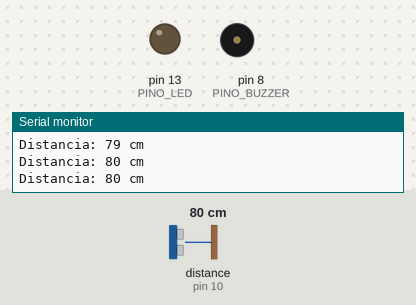
The sketch below on a simulated Arduino Uno, built with avr-gcc and run on an emulated ATmega328P. Shown: output pins drawn as LEDs (lit = HIGH), buzzer (waves = sounding), the last lines printed to the serial monitor. Wiring (inferred from the names in the program): ultrasonic range finder: trigger pin 9; echo pin 10. The test bench sets the inputs (shaded band); at power-on: distance to the obstacle (sensor on pin 10) 80 cm. The echo pulse lasts 58.3 µs per cm; pins used as bus, display or sensor lines are not drawn.

Above: at 1.2 s.
1.3 s: distance to the obstacle (sensor on pin 10) set to 23 cm
At 1.9 s:
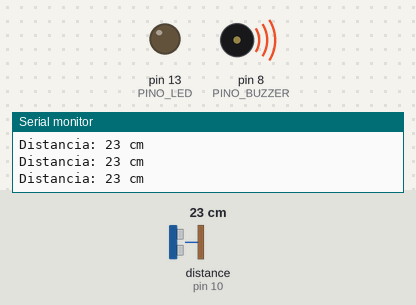
4.3 s: distance to the obstacle (sensor on pin 10) set to 19 cm
At 5.1 s:
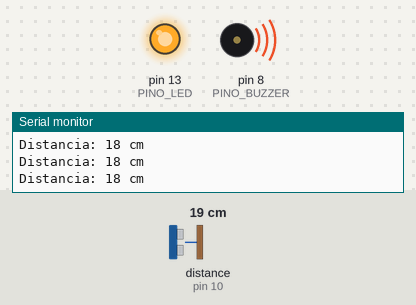
5.9 s: distance to the obstacle (sensor on pin 10) set to 120 cm
At 6.3 s:
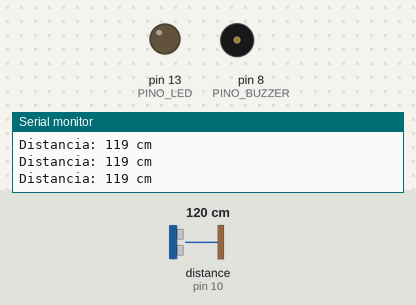
7.4 s: distance to the obstacle (sensor on pin 10) set to 104 cm
8.9 s: distance to the obstacle (sensor on pin 10) set to 96 cm
At 9.26 s:
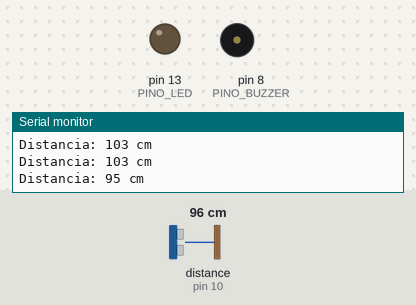
Timing chart, 0 to 12.9 s (numbered marks = the images above; inputs shaded):
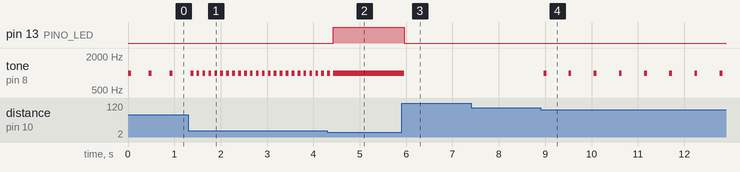

Measured:
- the behaviour switches between 21 and 20 cm on distance to the obstacle (sensor on pin 10) (found by bisection; images 1 and 2)
- the behaviour switches between 102 and 101 cm on distance to the obstacle (sensor on pin 10) (found by bisection; images 3 and 4)
- after the input at 1.3 s, tone on pin 8 (PINO_BUZZER): alternates 1000 Hz for 0.06 s and silent for 0.07 s, starting after 0.18 s
- after the input at 4.3 s, pin 13 (PINO_LED): LOW → HIGH after 0.13 s; tone on pin 8 (PINO_BUZZER): goes on until 4.4 s, then stays 1000 Hz
- after the input at 5.9 s, pin 13 (PINO_LED): HIGH → LOW after 0.06 s; tone on pin 8 (PINO_BUZZER): 1000 Hz → silent after 0.06 s
- after the input at 8.9 s, tone on pin 8 (PINO_BUZZER): alternates 1000 Hz for 0.06 s and silent for 0.48 s, starting after 0.07 s
- by itself, tone on pin 8 (PINO_BUZZER): alternates 1000 Hz for 0.06 s and silent for 0.39 s

The sketch:

sensor_distancia.ino
```cpp
/*
  Sensor de distância com aviso sonoro
  ------------------------------------
  Um sensor ultrassônico (HC-SR04) mede a distância até o objeto mais
  próximo. Quanto mais perto o objeto, mais rápido o buzzer apita,
  como o sensor de ré de um carro. O LED acende quando há perigo.

  Ligações:
    HC-SR04 VCC  -> 5V
    HC-SR04 GND  -> GND
    HC-SR04 TRIG -> pino 9
    HC-SR04 ECHO -> pino 10
    Buzzer (+)   -> pino 8   (o outro terminal no GND)
    LED (+)      -> resistor 220 ohms -> pino 13 (o outro terminal no GND)

  Autora: Júlia Roberta Quoos Alves (ohtopico.com.br)
  Licença: MIT
*/

const int PINO_TRIG   = 9;
const int PINO_ECHO   = 10;
const int PINO_BUZZER = 8;
const int PINO_LED    = 13;

// Distâncias em centímetros. Mude estes valores em aula!
const int DISTANCIA_AVISO  = 100;  // começa a apitar
const int DISTANCIA_PERIGO = 20;   // apito contínuo e LED aceso

const int FREQUENCIA_APITO = 1000; // em hertz (Hz)

void setup() {
  pinMode(PINO_TRIG, OUTPUT);
  pinMode(PINO_ECHO, INPUT);
  pinMode(PINO_BUZZER, OUTPUT);
  pinMode(PINO_LED, OUTPUT);
  Serial.begin(9600);
  Serial.println("Sensor de distancia pronto!");
}

// Envia um pulso de ultrassom e devolve a distância em centímetros.
// Devolve -1 se nenhum eco voltar (nada à frente, ou longe demais).
long medirDistancia() {
  // 1) Garante o TRIG desligado
  digitalWrite(PINO_TRIG, LOW);
  delayMicroseconds(2);

  // 2) Pulso de 10 microssegundos: o sensor emite 8 "estalos" de 40 kHz
  digitalWrite(PINO_TRIG, HIGH);
  delayMicroseconds(10);
  digitalWrite(PINO_TRIG, LOW);

  // 3) Mede quanto tempo o ECHO fica ligado (ida + volta do som)
  //    O limite de 30000 us corresponde a uns 5 metros.
  long tempo = pulseIn(PINO_ECHO, HIGH, 30000);
  if (tempo == 0) {
    return -1;
  }

  // 4) O som anda a ~343 m/s = 0,0343 cm por microssegundo.
  //    Dividimos por 2 porque o som foi E voltou.
  return tempo * 0.0343 / 2;
}

void loop() {
  long distancia = medirDistancia();

  Serial.print("Distancia: ");
  Serial.print(distancia);
  Serial.println(" cm");

  if (distancia < 0 || distancia > DISTANCIA_AVISO) {
    // Caminho livre: silêncio
    noTone(PINO_BUZZER);
    digitalWrite(PINO_LED, LOW);
    delay(100);

  } else if (distancia <= DISTANCIA_PERIGO) {
    // Muito perto: apito contínuo
    tone(PINO_BUZZER, FREQUENCIA_APITO);
    digitalWrite(PINO_LED, HIGH);
    delay(100);

  } else {
    // Zona de aviso: o intervalo entre os bipes diminui com a distância.
    // map() converte 20..100 cm em 50..500 ms de pausa.
    int pausa = map(distancia, DISTANCIA_PERIGO, DISTANCIA_AVISO, 50, 500);
    digitalWrite(PINO_LED, LOW);
    tone(PINO_BUZZER, FREQUENCIA_APITO, 60);  // bipe de 60 ms
    delay(60 + pausa);
  }
}
```
